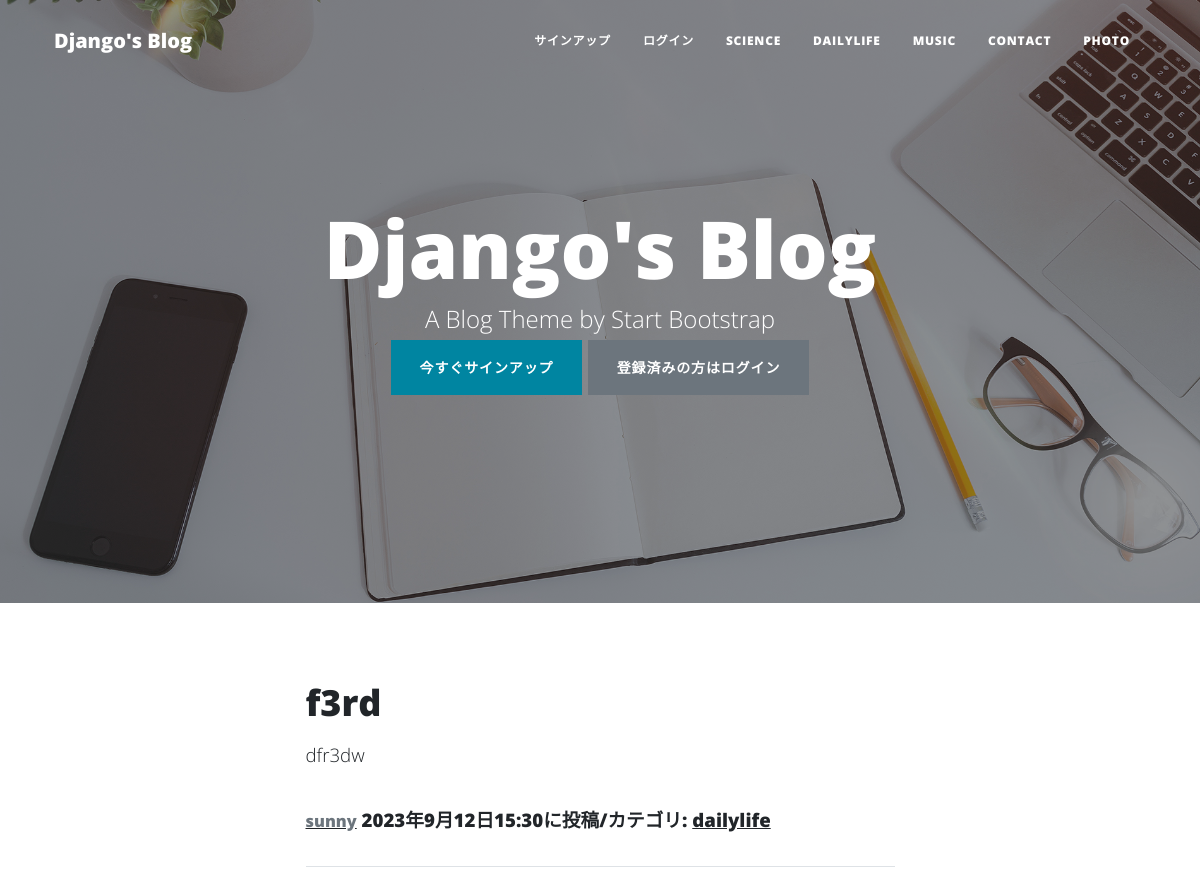
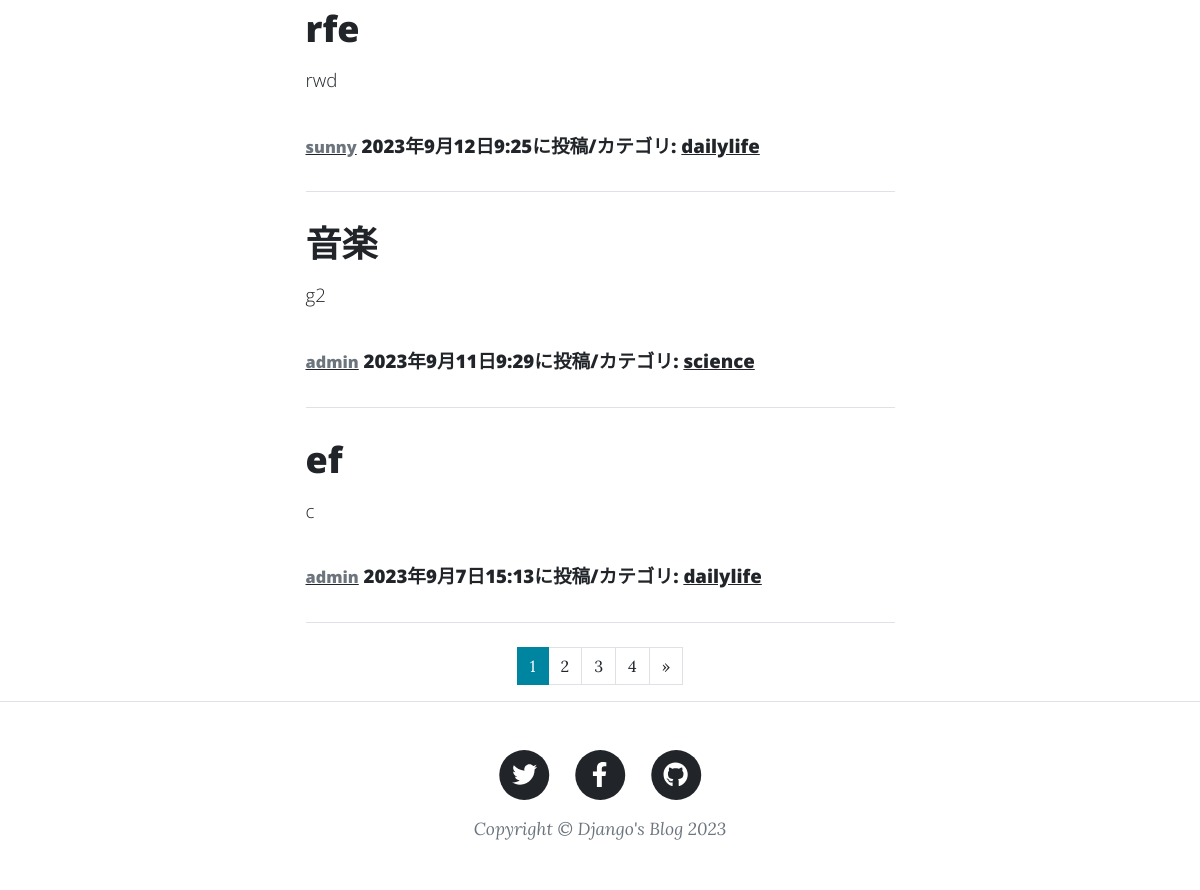
Screenshot of /t-blog with the database file from the repository (2 pictures, top to bottom).
### blogapp/models.py (models this page shows, shortened)
class BlogPost(models.Model):
    CATEGORY = (("science", "科学のこと"),
                ("dailylife", "日常のこと"),
                ("music", "音楽のこと"))
    user = models.ForeignKey(
        CustomUser,
        verbose_name='ユーザー',
        on_delete=models.CASCADE
        )
    title = models.CharField(
        verbose_name="タイトル",    #フィールドのタイトル
        max_length=200              #最大文字数は200
        )
    content = models.TextField(
        verbose_name="本文"         #フィールドのタイトル
        )
    posted_at = models.DateTimeField(
        verbose_name="投稿日時",    #フィールドのタイトル
        auto_now_add=True               #日時を自動追加
        )
    category = models.CharField(
        verbose_name="カテゴリ",    #フィールドのタイトル
        max_length=50,              #最大文字は50
        choices=CATEGORY            #categoryフィールドにはCATEGORyの要素のみを登録
        )

### accounts/models.py (models this page shows)
class CustomUser(AbstractUser):
    pass

### blogapp/views.py (the view)
# urls.py: path('t-blog',views.IndexView.as_view(),name='t-blog'),
class IndexView(ListView):
    template_name = "index2.html"
    queryset = BlogPost.objects.order_by("-posted_at")
    paginate_by = 4

### blogapp/templates/index2.html (shortened to what this page needs)
{% extends "base2.html" %}
{% load static %}
{% block contents %}
        {% include "blogs_list.html" %}
        {% include "pagination.html" %}
        {% endblock %}
{% block header %}
<header class="masthead" style="background-image: url({% static "assets/img/home-bg.jpg" %})">
    <div class="container position-relative px-4 px-lg-5">
        <div class="row gx-4 gx-lg-5 justify-content-center">
            <div class="col-md-10 col-lg-8 col-xl-7">
                <div class="site-heading">
                    <h1>Django's Blog</h1>
                    <span class="subheading">A Blog Theme by Start Bootstrap</span>
                    {% if user.is_authenticated %}
                            <a href="{% url 'blogapp:t-blogpost' %}"
                                class="btn btn-primary my-2">投稿する</a>
                            <a href="{% url 'accounts:logout2' %}"
                                class="btn btn-secondary my-2">ログアウト</a>
                            {% else %}
                            <a href="{% url 'accounts:signup' %}"
                                class="btn btn-primary my-2">今すぐサインアップ</a>
                            <a href="{% url 'accounts:login2' %}"
                                class="btn btn-secondary my-2">登録済みの方はログイン</a>
                            {% endif %}
                </div>
            </div>
        </div>
    </div>
</header>
{% endblock %}

### blogapp/templates/blogs_list.html (shortened to what this page needs)
{% block contents %}
<div class="container px-4 px-lg-5">
    <div class="row gx-4 gx-lg-5 justify-content-center">
        <div class="col-md-10 col-lg-8 col-xl-7">
            {% for record in object_list %}
            <div class="post-preview">
                <a href="{% url "blogapp:blog_detail" record.pk %}">
                    <h2 class="post-title">
                        {{record.title}}
                    </h2>
                    <h3 class="post-subtitle">
                        <span style="font-size : 14pt">
                            {{record.content|truncatechars:50}}
                        </span>
                    <h3/>
                </a>
                <p class="post-meta">
                <span style="font-size : 14pt">
                    <a href="{% url 'blogapp:bloguser_list' user=record.user.id %}">
                        <small class="text-muted">
                        {{record.user.username}}</small></a>
                    {{record.posted_at}}に投稿/カテゴリ:
                    <a href="#">
                    {{record.category}}</a>
                </p>
            </div>
            <hr class="my-4" />
            {% endfor %}
        </div>
    </div>
</div>
{% endblock %}

### rows the page displays
BlogPost: title "f3rd", content "dfr3dw", user.username "sunny", posted_at "2023年9月12日15:30", category "dailylife"
BlogPost: title "rfe", content "rwd", user.username "sunny", posted_at "2023年9月12日9:25", category "dailylife"
BlogPost: title "音楽", content "g2", user.username "admin", posted_at "2023年9月11日9:29", category "science"
BlogPost: title "ef", content "c", user.username "admin", posted_at "2023年9月7日15:13", category "dailylife"

### other values shown
{{ num }} "1"
{{ num }} "2" "3" "4"
